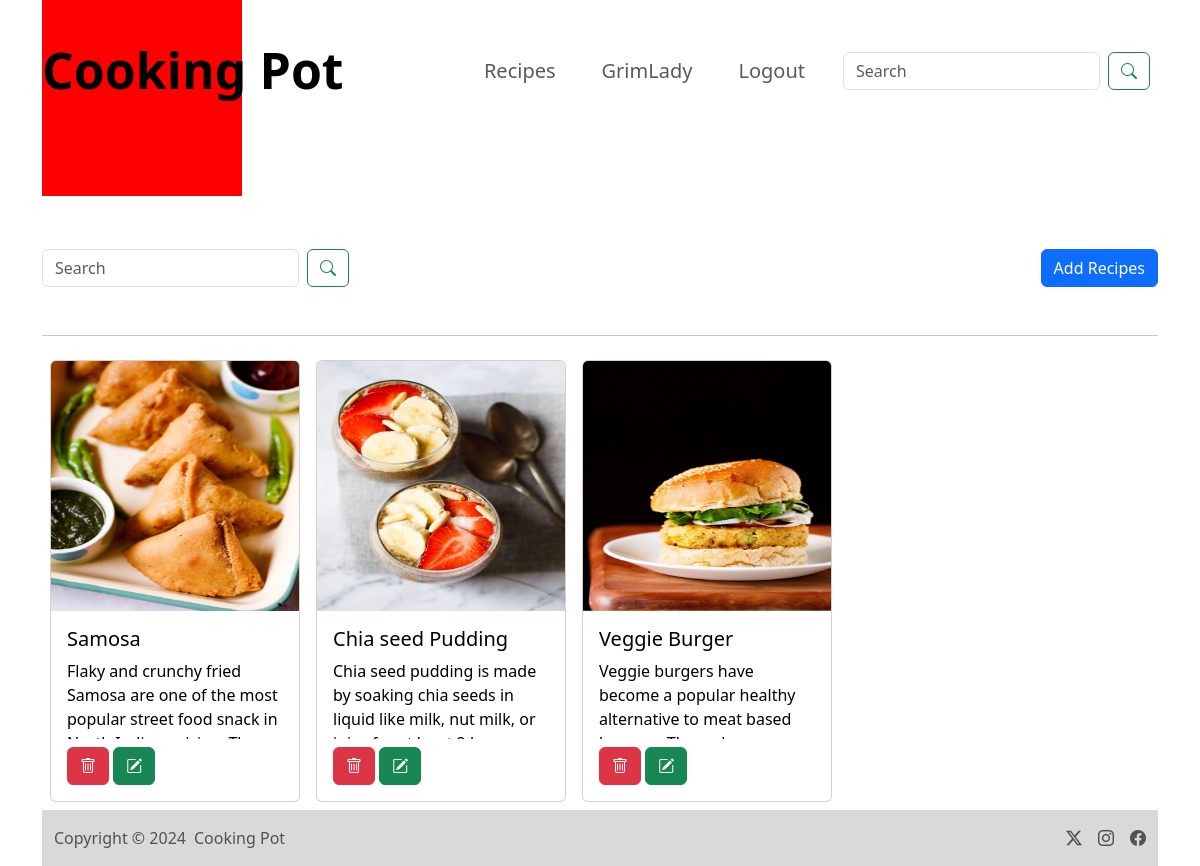
Page /recipe/ (signed in) on the earlier database version.
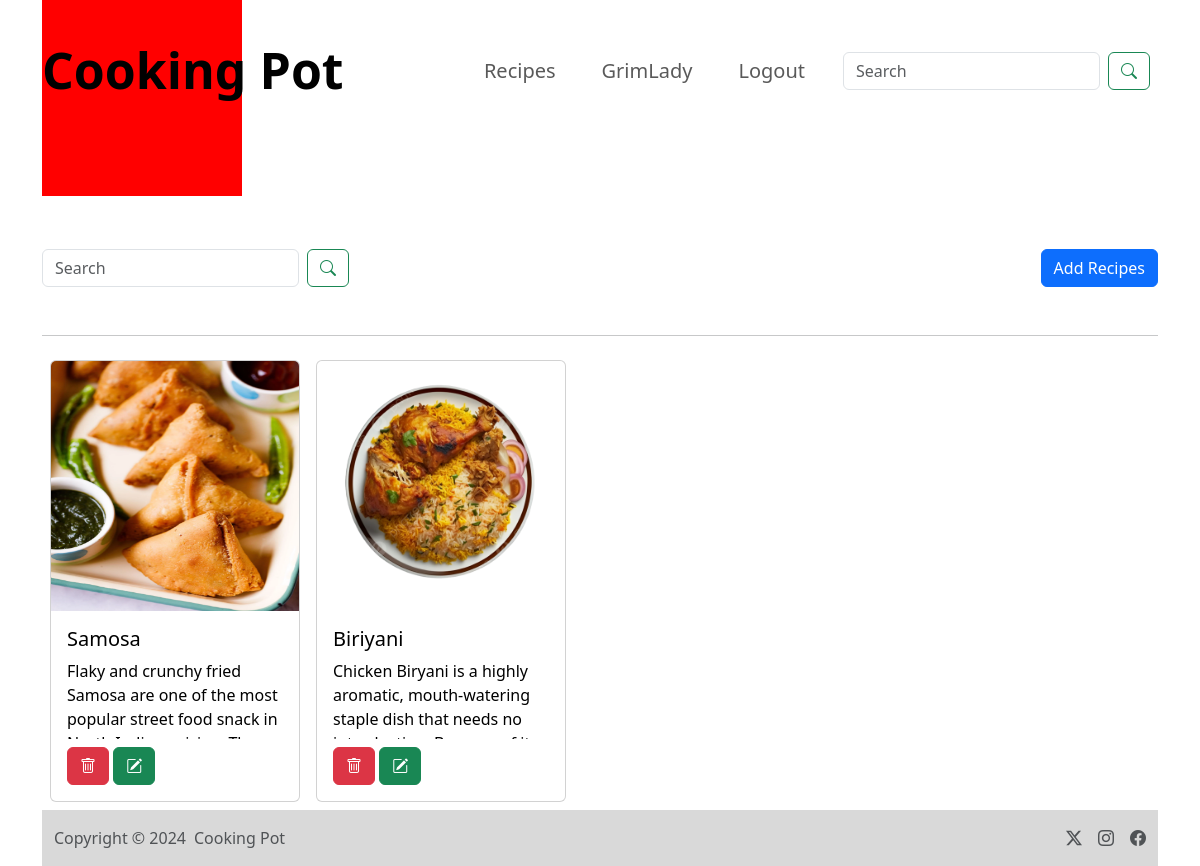
Same page on the later database version.
### All/models.py (models this page shows)
class Recipe(models.Model):
    user = models.ForeignKey(User, on_delete = models.SET_NULL, null = True, blank = True)
    recipe_name = models.CharField(max_length=100)
    recipe_description = models.TextField()
    recipe_image = models.ImageField(upload_to="images")

### All/views.py (the view, shortened to what this page needs)
# urls.py: path('recipe/', recipe, name = "recipe"),
@login_required(login_url="/login_page/")
def recipe(request):
    queryset = Recipe.objects.all()
    if request.GET.get('search'):
        queryset= queryset.filter(recipe_name__icontains = request.GET.get('search'))
    context = {'recipes' : queryset}
    return render(request, 'recipe.html', context)

### All/Templates/recipe.html (shortened to what this page needs)
{% extends "base.html" %}
{% load static %}
{% block start%}
<div class="container mt-10 ">
    <div class="d-flex justify-content-between mb-5">
      <form class="d-flex">
        <input name="search" class="form-control search-box me-2" type="search" placeholder="Search" aria-label="Search">
        <button class="btn btn-outline-success me-2" type="submit"><i class="bi bi-search"></i></button>
    </form>
    <div>
      <button type="button" class="btn btn-add btn-primary" data-bs-toggle="modal" data-bs-target="#exampleModal">Add Recipes</button>
    </div>
  </div>
  <hr>
  <div class="d-flex flex-wrap">
    {% for recipe in recipes %}
    <a href="#" class="card-link text-decoration-none text-black" data-bs-toggle="modal" data-bs-target="#recipeModal{{ recipe.id }}">
      <div class="card m-2" style="width: 250px;">
        <img src="/media/{{ recipe.recipe_image }}" class="card-img-top" style="height: 250px;">
        <div class="card-body">
          <h5 class="card-title">{{ recipe.recipe_name }}</h5>
          <p class="card-text" style="height: 80px; overflow: hidden; text-overflow: ellipsis;">{{ recipe.recipe_description }}</p>
          <a href="/delete_recipe/{{ recipe.id }}/" class="btn btn-danger mt-2"> <i class="bi bi-trash"></i> </a>
          <a href="/update_recipe/{{ recipe.id }}/" class="btn btn-success mt-2"><i class="bi bi-pencil-square"></i> </a>
        </div>
      </div>
    </a>
    {% endfor %}
  </div>
{% endblock %}

### All/Templates/base.html (shortened to what this page needs)
<!DOCTYPE html>
<html lang="en">
<head>
    <link rel="stylesheet" href="https://cdn.jsdelivr.net/npm/bootstrap-icons@1.11.3/font/bootstrap-icons.min.css">
    <link href= "https://getbootstrap.com/docs/5.3/assets/css/docs.css" rel="stylesheet"/>
    <link href="https://cdn.jsdelivr.net/npm/bootstrap@5.3.3/dist/css/bootstrap.min.css" rel="stylesheet">
</head>
<body>
  <nav class="navbar navbar-expand-lg ">
  <div class="container">
    <a class="navbar-brand mx-auto" href=" /">Cooking Pot</a>
    <div class="red-box"></div>
    <div class="collapse navbar-collapse justify-content-end" id="navbarSupportedContent">
      <ul class="navbar-nav">
        <li class="nav-item">
          <a class="nav-link" href="/recipe/">Recipes</a>
        </li>
      </ul>
      {% if request.user.is_authenticated %}
        <ul class="navbar-nav">
          <li class="nav-item">
            <span class="nav-btn nav-link"> {{ request.user }}</span>
          </li>
        </ul>
      {% endif %}
      <ul class="navbar-nav">
        <li class="nav-item">
          {% if request.user.is_authenticated %}
            <a class="nav-btn nav-link" href="/logout_page/">Logout</a>
          {% else %}
          <a class="nav-btn nav-link" href="/login_page/">Login</a>
          {% endif %}
        </li>
      </ul>
      <ul class="navbar-nav">
        <li class="nav-item">
          <form class="d-flex"><input name="search_home" class="form-control search-box me-2" type="search" placeholder="Search" aria-label="Search">
            <button class="btn btn-outline-success me-2" type="submit"><i class="bi bi-search"></i></button></form>
        </li>
      </ul>
    </div>
  </div>
  </nav>
  {% block start %}
  {% endblock %}
<div class="footer footer-start">
  <div class="container my-">
    <footer class="d-flex flex-wrap justify-content-between align-items-center py-3">
      <div class="col-md-4 d-flex align-items-center">
        <span class="text-muted">Copyright &copy; 2024 </span>
        <a href="#" class="mb-3 ms-2 mb-md-0 text-muted text-decoration-none lh-1"> Cooking Pot</a>
      </div>
      <ul class="nav col-md-4 justify-content-end list-unstyled d-flex">
        <li class="ms-3"><a class="text-muted" href="#"><i class="bi bi-twitter-x"></i></a></li>
        <li class="ms-3"><a class="text-muted" href="#"><i class="bi bi-instagram"> </i></a></li>
        <li class="ms-3"><a class="text-muted" href="#"><i class="bi bi-facebook"></i></a></li>
      </ul>
    </footer>
  </div>
</div>
</body>
</html>

### All/Templates/base.html (style rules this page uses)
html { scroll-behavior: smooth; }
.navbar-nav { margin-left: 30px; }
.red-box { background-color: red; width: 200px; height: 250px; position: absolute; }
.navbar { margin-top: 20px; }
.navbar-brand { z-index: 1; font-size: 50px; font-weight: bold; }
.mt-10 { margin-top: 8rem; }
.nav-link { font-size: 20px; }
.btn-add { display: flex; align-items: flex-end; }
.search-box { width:100% ; }
.footer-start { background-color: #D9D9D9; }
.footer { position: relative; width : 100%; bottom: 0; }

Differences in the rows shown:
removed Recipe: recipe_image (picture), recipe_name "Chia seed Pudding", recipe_description "Chia seed pudding is made by soaking chia seeds in liquid like milk, nut milk, or…"
removed Recipe: recipe_image (picture), recipe_name "Veggie Burger", recipe_description "Veggie burgers have become a popular healthy alternative to meat based…"
added Recipe: recipe_image (picture), recipe_name "Biriyani", recipe_description "Chicken Biryani is a highly aromatic, mouth-watering staple dish that needs no…"
